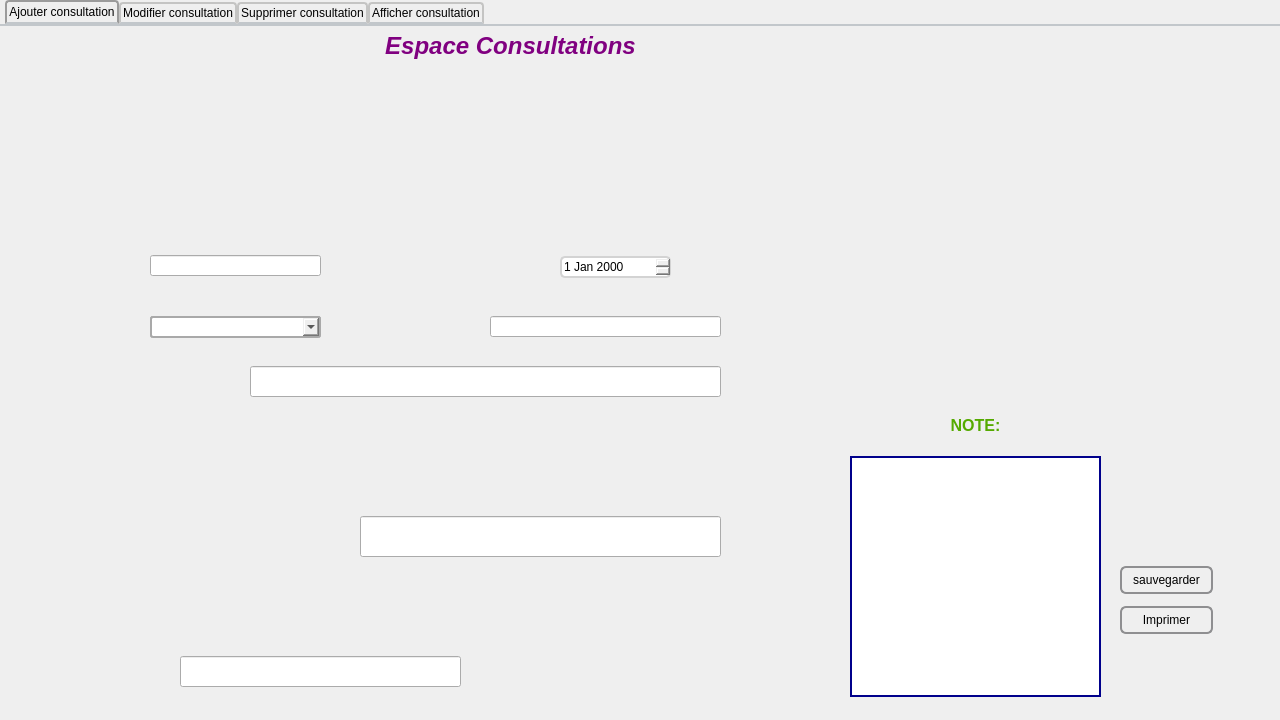
<?xml version="1.0" encoding="UTF-8"?>
<ui version="4.0">
 <class>Consultations</class>
 <widget class="QDialog" name="Consultations">
  <property name="geometry">
   <rect>
    <x>0</x>
    <y>0</y>
    <width>1280</width>
    <height>720</height>
   </rect>
  </property>
  <property name="minimumSize">
   <size>
    <width>1280</width>
    <height>720</height>
   </size>
  </property>
  <property name="maximumSize">
   <size>
    <width>1280</width>
    <height>720</height>
   </size>
  </property>
  <property name="baseSize">
   <size>
    <width>1280</width>
    <height>720</height>
   </size>
  </property>
  <property name="windowTitle">
   <string>MED++</string>
  </property>
  <widget class="QTabWidget" name="tabWidget">
   <property name="geometry">
    <rect>
     <x>0</x>
     <y>0</y>
     <width>1281</width>
     <height>721</height>
    </rect>
   </property>
   <property name="maximumSize">
    <size>
     <width>16777215</width>
     <height>16777215</height>
    </size>
   </property>
   <property name="styleSheet">
    <string notr="true">QTabWidget::pane { /* The tab widget frame */
    border-top: 2px solid #C2C7CB;
}

QTabWidget::tab-bar {
    left: 5px; /* move to the right by 5px */
}

/* Style the tab using the tab sub-control. Note that
    it reads QTabBar _not_ QTabWidget */
QTabBar::tab {
    background: qlineargradient(x1: 0, y1: 0, x2: 0, y2: 1,
                                stop: 0 #E1E1E1, stop: 0.4 #DDDDDD,
                                stop: 0.5 #D8D8D8, stop: 1.0 #D3D3D3);
    border: 2px solid #C4C4C3;
    border-bottom-color: #C2C7CB; /* same as the pane color */
    border-top-left-radius: 4px;
    border-top-right-radius: 4px;
    min-width: 8ex;
    padding: 2px;
}

QTabBar::tab:selected, QTabBar::tab:hover {
    background: qlineargradient(x1: 0, y1: 0, x2: 0, y2: 1,
                                stop: 0 #fafafa, stop: 0.4 #f4f4f4,
                                stop: 0.5 #e7e7e7, stop: 1.0 #fafafa);
}

QTabBar::tab:selected {
    border-color: #9B9B9B;
    border-bottom-color: #C2C7CB; /* same as pane color */
}

QTabBar::tab:!selected {
    margin-top: 2px; /* make non-selected tabs look smaller */
}</string>
   </property>
   <property name="currentIndex">
    <number>0</number>
   </property>
   <widget class="QWidget" name="tab">
    <attribute name="title">
     <string>Ajouter consultation</string>
    </attribute>
    <widget class="QWidget" name="widget" native="true">
     <property name="geometry">
      <rect>
       <x>0</x>
       <y>0</y>
       <width>1281</width>
       <height>701</height>
      </rect>
     </property>
     <property name="styleSheet">
      <string notr="true">QWidget#widget
{
	background-image: url(:/Ajouter Consultation.png);
}</string>
     </property>
     <widget class="QLineEdit" name="line_reff">
      <property name="geometry">
       <rect>
        <x>150</x>
        <y>229</y>
        <width>171</width>
        <height>21</height>
       </rect>
      </property>
      <property name="styleSheet">
       <string notr="true">QLineEdit:read-only {
background: lightblue;
}</string>
      </property>
     </widget>
     <widget class="QLineEdit" name="line_pat">
      <property name="geometry">
       <rect>
        <x>150</x>
        <y>290</y>
        <width>171</width>
        <height>21</height>
       </rect>
      </property>
     </widget>
     <widget class="QLineEdit" name="line_sym">
      <property name="geometry">
       <rect>
        <x>490</x>
        <y>290</y>
        <width>231</width>
        <height>21</height>
       </rect>
      </property>
      <property name="styleSheet">
       <string notr="true">QLineEdit:read-only {
background: lightblue;
}</string>
      </property>
     </widget>
     <widget class="QLineEdit" name="line_exa">
      <property name="geometry">
       <rect>
        <x>250</x>
        <y>340</y>
        <width>471</width>
        <height>31</height>
       </rect>
      </property>
      <property name="styleSheet">
       <string notr="true">QLineEdit:read-only {
background: lightblue;
}</string>
      </property>
      <property name="alignment">
       <set>Qt::AlignLeading|Qt::AlignLeft|Qt::AlignTop</set>
      </property>
     </widget>
     <widget class="QLineEdit" name="line_res">
      <property name="geometry">
       <rect>
        <x>360</x>
        <y>490</y>
        <width>361</width>
        <height>41</height>
       </rect>
      </property>
      <property name="styleSheet">
       <string notr="true">QLineEdit:read-only {
background: lightblue;
}</string>
      </property>
      <property name="alignment">
       <set>Qt::AlignLeading|Qt::AlignLeft|Qt::AlignTop</set>
      </property>
     </widget>
     <widget class="QLineEdit" name="line_dia">
      <property name="geometry">
       <rect>
        <x>180</x>
        <y>630</y>
        <width>281</width>
        <height>31</height>
       </rect>
      </property>
      <property name="styleSheet">
       <string notr="true">QLineEdit:read-only {
background: lightblue;
}</string>
      </property>
     </widget>
     <widget class="QWidget" name="widget_5" native="true">
      <property name="geometry">
       <rect>
        <x>1150</x>
        <y>80</y>
        <width>120</width>
        <height>41</height>
       </rect>
      </property>
      <widget class="QPushButton" name="pushButton">
       <property name="geometry">
        <rect>
         <x>0</x>
         <y>0</y>
         <width>121</width>
         <height>41</height>
        </rect>
       </property>
       <property name="styleSheet">
        <string notr="true">QPushButton{
border-style:solid;

background-color:#AARRGGBB ;
color:#fff;
border-radius:7px;
}

</string>
       </property>
       <property name="text">
        <string/>
       </property>
      </widget>
     </widget>
     <widget class="QWidget" name="widget_6" native="true">
      <property name="geometry">
       <rect>
        <x>1140</x>
        <y>410</y>
        <width>120</width>
        <height>41</height>
       </rect>
      </property>
      <widget class="QPushButton" name="Ajouter">
       <property name="geometry">
        <rect>
         <x>0</x>
         <y>0</y>
         <width>121</width>
         <height>41</height>
        </rect>
       </property>
       <property name="styleSheet">
        <string notr="true">QPushButton{
border-style:solid;

background-color:#AARRGGBB ;
color:#fff;
border-radius:7px;
}


QPushButton:pressed {
    background-color: qlineargradient(x1: 0, y1: 0, x2: 0, y2: 1,
                                      stop: 0 #dadbde, stop: 1 #f6f7fa);
}

</string>
       </property>
       <property name="text">
        <string/>
       </property>
       <property name="icon">
        <iconset resource="reosurces.qrc">
         <normaloff>:/icon.png</normaloff>:/icon.png</iconset>
       </property>
      </widget>
     </widget>
     <widget class="QDateEdit" name="dateEdit">
      <property name="geometry">
       <rect>
        <x>560</x>
        <y>230</y>
        <width>111</width>
        <height>22</height>
       </rect>
      </property>
      <property name="styleSheet">
       <string notr="true">
QDateEdit::drop-down {
	subcontrol-origin: padding;
	subcontrol-position: top right;
	width: 15px;
 
	border-left-width: 1px;
	border-left-color: darkgray;
	border-left-style: solid;
	border-top-right-radius: 3px;
	border-bottom-right-radius: 3px;
}
QDateEdit {
	border: 2px solid lightgray;
	border-radius: 5px;
}


</string>
      </property>
     </widget>
     <widget class="QTextEdit" name="textEdit1">
      <property name="geometry">
       <rect>
        <x>850</x>
        <y>430</y>
        <width>251</width>
        <height>241</height>
       </rect>
      </property>
      <property name="styleSheet">
       <string notr="true">border-width:2px;
border-style:solid;
border-color:darkblue;</string>
      </property>
     </widget>
     <widget class="QPushButton" name="imprimer">
      <property name="geometry">
       <rect>
        <x>1120</x>
        <y>580</y>
        <width>93</width>
        <height>28</height>
       </rect>
      </property>
      <property name="styleSheet">
       <string notr="true">QPushButton {
    border: 2px solid #8f8f91;
    border-radius: 6px;
    background-color: qlineargradient(x1: 0, y1: 0, x2: 0, y2: 1,
                                      stop: 0 #f6f7fa, stop: 1 #dadbde);
    min-width: 80px;
}
QPushButton:pressed {
    background-color: qlineargradient(x1: 0, y1: 0, x2: 0, y2: 1,
                                      stop: 0 #dadbde, stop: 1 #f6f7fa);
}

QPushButton:flat {
    border: none; /* no border for a flat push button */
}

QPushButton:default {
    border-color: navy; /* make the default button prominent */
}
QPushButton:open { /* when the button has its menu open */
    background-color: qlineargradient(x1: 0, y1: 0, x2: 0, y2: 1,
                                      stop: 0 #dadbde, stop: 1 #f6f7fa);
}

QPushButton::menu-indicator {
    image: url(menu_indicator.png);
    subcontrol-origin: padding;
    subcontrol-position: bottom right;
}

QPushButton::menu-indicator:pressed, QPushButton::menu-indicator:open {
    position: relative;
    top: 2px; left: 2px; /* shift the arrow by 2 px */
}</string>
      </property>
      <property name="text">
       <string>Imprimer</string>
      </property>
     </widget>
     <widget class="QComboBox" name="comboBox_2">
      <property name="geometry">
       <rect>
        <x>150</x>
        <y>290</y>
        <width>171</width>
        <height>22</height>
       </rect>
      </property>
      <property name="styleSheet">
       <string notr="true">border-width:2px;
border-style:solid;
border-color:darkblue;

border-radius: 3px;
padding: 1px 18px 1px 3px;
min-width: 6em;

background: qlineargradient(x1: 0, y1: 0, x2: 0, y2: 1,
                       stop: 0 #D3D3D3, stop: 0.4 #D8D8D8,
                       stop: 0.5 #DDDDDD, stop: 1.0 #E1E1E1);


padding-top: 3px;
padding-left: 4px;

subcontrol-origin: padding;
subcontrol-position: top right;
width: 15px;

border-left-width: 1px;
border-left-color: darkgray;
border-left-style: solid; 
border-top-right-radius: 3px; 
border-bottom-right-radius: 3px;

top: 1px;
left: 1px;

border: 2px solid darkgray;
selection-background-color: lightgray;</string>
      </property>
     </widget>
     <widget class="QPushButton" name="sauvegarder">
      <property name="geometry">
       <rect>
        <x>1120</x>
        <y>540</y>
        <width>93</width>
        <height>28</height>
       </rect>
      </property>
      <property name="styleSheet">
       <string notr="true">QPushButton {
    border: 2px solid #8f8f91;
    border-radius: 6px;
    background-color: qlineargradient(x1: 0, y1: 0, x2: 0, y2: 1,
                                      stop: 0 #f6f7fa, stop: 1 #dadbde);
    min-width: 80px;
}
QPushButton:pressed {
    background-color: qlineargradient(x1: 0, y1: 0, x2: 0, y2: 1,
                                      stop: 0 #dadbde, stop: 1 #f6f7fa);
}

QPushButton:flat {
    border: none; /* no border for a flat push button */
}

QPushButton:default {
    border-color: navy; /* make the default button prominent */
}
QPushButton:open { /* when the button has its menu open */
    background-color: qlineargradient(x1: 0, y1: 0, x2: 0, y2: 1,
                                      stop: 0 #dadbde, stop: 1 #f6f7fa);
}

QPushButton::menu-indicator {
    image: url(menu_indicator.png);
    subcontrol-origin: padding;
    subcontrol-position: bottom right;
}

QPushButton::menu-indicator:pressed, QPushButton::menu-indicator:open {
    position: relative;
    top: 2px; left: 2px; /* shift the arrow by 2 px */
}</string>
      </property>
      <property name="text">
       <string>sauvegarder</string>
      </property>
     </widget>
     <widget class="QLabel" name="label_4">
      <property name="geometry">
       <rect>
        <x>930</x>
        <y>390</y>
        <width>91</width>
        <height>20</height>
       </rect>
      </property>
      <property name="text">
       <string>&lt;html&gt;&lt;head/&gt;&lt;body&gt;&lt;p align=&quot;center&quot;&gt;&lt;span style=&quot; font-size:12pt; font-weight:600; color:#55aa00;&quot;&gt;NOTE:&lt;/span&gt;&lt;/p&gt;&lt;/body&gt;&lt;/html&gt;</string>
      </property>
     </widget>
     <widget class="QLabel" name="label_3">
      <property name="geometry">
       <rect>
        <x>340</x>
        <y>0</y>
        <width>341</width>
        <height>41</height>
       </rect>
      </property>
      <property name="text">
       <string>&lt;html&gt;&lt;head/&gt;&lt;body&gt;&lt;p align=&quot;center&quot;&gt;&lt;span style=&quot; font-size:xx-large; font-weight:600; font-style:italic; color:#800080;&quot;&gt;Espace Consultations&lt;/span&gt;&lt;/p&gt;&lt;/body&gt;&lt;/html&gt;</string>
      </property>
     </widget>
    </widget>
   </widget>
   <widget class="QWidget" name="tab_2">
    <attribute name="title">
     <string>Modifier consultation</string>
    </attribute>
    <widget class="QWidget" name="widget_2" native="true">
     <property name="geometry">
      <rect>
       <x>0</x>
       <y>0</y>
       <width>1281</width>
       <height>701</height>
      </rect>
     </property>
     <property name="styleSheet">
      <string notr="true">QWidget#widget_2
{
	background-image: url(:/ModifierConsultation.png);
}</string>
     </property>
     <widget class="QLineEdit" name="idd">
      <property name="geometry">
       <rect>
        <x>150</x>
        <y>280</y>
        <width>171</width>
        <height>31</height>
       </rect>
      </property>
      <property name="styleSheet">
       <string notr="true">QLineEdit:read-only {
background: lightblue;
}

</string>
      </property>
     </widget>
     <widget class="QLineEdit" name="res_exam">
      <property name="geometry">
       <rect>
        <x>360</x>
        <y>490</y>
        <width>361</width>
        <height>61</height>
       </rect>
      </property>
      <property name="styleSheet">
       <string notr="true">QLineEdit:read-only {
background: lightblue;
}</string>
      </property>
      <property name="alignment">
       <set>Qt::AlignLeading|Qt::AlignLeft|Qt::AlignTop</set>
      </property>
     </widget>
     <widget class="QLineEdit" name="symp">
      <property name="geometry">
       <rect>
        <x>490</x>
        <y>280</y>
        <width>231</width>
        <height>31</height>
       </rect>
      </property>
      <property name="styleSheet">
       <string notr="true">QLineEdit:read-only {
background: lightblue;
}</string>
      </property>
     </widget>
     <widget class="QLineEdit" name="diag">
      <property name="geometry">
       <rect>
        <x>180</x>
        <y>630</y>
        <width>241</width>
        <height>31</height>
       </rect>
      </property>
      <property name="styleSheet">
       <string notr="true">QLineEdit:read-only {
background: lightblue;
}</string>
      </property>
     </widget>
     <widget class="QLineEdit" name="reff_const">
      <property name="geometry">
       <rect>
        <x>150</x>
        <y>229</y>
        <width>171</width>
        <height>21</height>
       </rect>
      </property>
     </widget>
     <widget class="QLineEdit" name="exam">
      <property name="geometry">
       <rect>
        <x>230</x>
        <y>340</y>
        <width>361</width>
        <height>41</height>
       </rect>
      </property>
      <property name="styleSheet">
       <string notr="true">QLineEdit:read-only {
background: lightblue;
}</string>
      </property>
      <property name="alignment">
       <set>Qt::AlignLeading|Qt::AlignLeft|Qt::AlignTop</set>
      </property>
     </widget>
     <widget class="QPushButton" name="pushButton_3">
      <property name="geometry">
       <rect>
        <x>1160</x>
        <y>80</y>
        <width>111</width>
        <height>41</height>
       </rect>
      </property>
      <property name="styleSheet">
       <string notr="true">QPushButton{
border-style:solid;

background-color:#AARRGGBB ;
color:#fff;
border-radius:7px;
}

</string>
      </property>
      <property name="text">
       <string/>
      </property>
     </widget>
     <widget class="QPushButton" name="modifier_consultation">
      <property name="geometry">
       <rect>
        <x>1140</x>
        <y>410</y>
        <width>121</width>
        <height>41</height>
       </rect>
      </property>
      <property name="styleSheet">
       <string notr="true">QPushButton{
border-style:solid;

background-color:#AARRGGBB ;
color:#fff;
border-radius:7px;
}

</string>
      </property>
      <property name="text">
       <string/>
      </property>
     </widget>
     <widget class="QDateEdit" name="dateEdit_2">
      <property name="geometry">
       <rect>
        <x>569</x>
        <y>230</y>
        <width>151</width>
        <height>31</height>
       </rect>
      </property>
      <property name="styleSheet">
       <string notr="true">
QDateEdit::drop-down {
	subcontrol-origin: padding;
	subcontrol-position: top right;
	width: 15px;
 
	border-left-width: 1px;
	border-left-color: darkgray;
	border-left-style: solid;
	border-top-right-radius: 3px;
	border-bottom-right-radius: 3px;
}
QDateEdit {
	border: 2px solid lightgray;
	border-radius: 5px;
}


</string>
      </property>
     </widget>
     <widget class="QComboBox" name="comboBox_3">
      <property name="geometry">
       <rect>
        <x>150</x>
        <y>230</y>
        <width>171</width>
        <height>22</height>
       </rect>
      </property>
      <property name="styleSheet">
       <string notr="true">border-width:2px;
border-style:solid;
border-color:darkblue;

border-radius: 3px;
padding: 1px 18px 1px 3px;
min-width: 6em;

background: qlineargradient(x1: 0, y1: 0, x2: 0, y2: 1,
                       stop: 0 #D3D3D3, stop: 0.4 #D8D8D8,
                       stop: 0.5 #DDDDDD, stop: 1.0 #E1E1E1);


padding-top: 3px;
padding-left: 4px;

subcontrol-origin: padding;
subcontrol-position: top right;
width: 15px;

border-left-width: 1px;
border-left-color: darkgray;
border-left-style: solid; 
border-top-right-radius: 3px; 
border-bottom-right-radius: 3px;

top: 1px;
left: 1px;

border: 2px solid darkgray;
selection-background-color: lightgray;

</string>
      </property>
     </widget>
     <widget class="QLabel" name="lc1">
      <property name="geometry">
       <rect>
        <x>350</x>
        <y>0</y>
        <width>291</width>
        <height>41</height>
       </rect>
      </property>
      <property name="text">
       <string>&lt;html&gt;&lt;head/&gt;&lt;body&gt;&lt;p&gt;&lt;span style=&quot; font-size:xx-large; font-weight:600; font-style:italic; color:#800080;&quot;&gt;Espace Consultations&lt;/span&gt;&lt;/p&gt;&lt;/body&gt;&lt;/html&gt;</string>
      </property>
     </widget>
    </widget>
   </widget>
   <widget class="QWidget" name="tab_3">
    <attribute name="title">
     <string>Supprimer consultation</string>
    </attribute>
    <widget class="QWidget" name="widget_3" native="true">
     <property name="geometry">
      <rect>
       <x>0</x>
       <y>0</y>
       <width>1281</width>
       <height>691</height>
      </rect>
     </property>
     <property name="styleSheet">
      <string notr="true">QWidget#widget_3
{
	background-image: url(:/SuppConst.png);
}</string>
     </property>
     <widget class="QLineEdit" name="reff">
      <property name="geometry">
       <rect>
        <x>340</x>
        <y>350</y>
        <width>251</width>
        <height>31</height>
       </rect>
      </property>
      <property name="styleSheet">
       <string notr="true">QLineEdit:read-only {
background: lightblue;
}</string>
      </property>
      <property name="clearButtonEnabled">
       <bool>true</bool>
      </property>
     </widget>
     <widget class="QPushButton" name="pushButton_5">
      <property name="geometry">
       <rect>
        <x>1150</x>
        <y>80</y>
        <width>111</width>
        <height>41</height>
       </rect>
      </property>
      <property name="styleSheet">
       <string notr="true">QPushButton{
border-style:solid;

background-color:#AARRGGBB ;
color:#fff;
border-radius:7px;
}

</string>
      </property>
      <property name="text">
       <string/>
      </property>
     </widget>
     <widget class="QPushButton" name="supprimer_consultation">
      <property name="geometry">
       <rect>
        <x>1120</x>
        <y>640</y>
        <width>121</width>
        <height>41</height>
       </rect>
      </property>
      <property name="styleSheet">
       <string notr="true">QPushButton{
border-style:solid;

background-color:#AARRGGBB ;
color:#fff;
border-radius:7px;
}

</string>
      </property>
      <property name="text">
       <string/>
      </property>
     </widget>
     <widget class="QLabel" name="lc_2">
      <property name="geometry">
       <rect>
        <x>300</x>
        <y>0</y>
        <width>291</width>
        <height>41</height>
       </rect>
      </property>
      <property name="text">
       <string>&lt;html&gt;&lt;head/&gt;&lt;body&gt;&lt;p&gt;&lt;span style=&quot; font-size:xx-large; font-weight:600; font-style:italic; color:#800080;&quot;&gt;Espace Consultations&lt;/span&gt;&lt;/p&gt;&lt;/body&gt;&lt;/html&gt;</string>
      </property>
     </widget>
    </widget>
   </widget>
   <widget class="QWidget" name="tab_4">
    <attribute name="title">
     <string>Afficher consultation</string>
    </attribute>
    <widget class="QWidget" name="widget_4" native="true">
     <property name="geometry">
      <rect>
       <x>-20</x>
       <y>0</y>
       <width>1281</width>
       <height>691</height>
      </rect>
     </property>
     <property name="styleSheet">
      <string notr="true">QWidget#widget_4 
{
	background-image: url(:/AfficherCnst.png);
}</string>
     </property>
     <widget class="QTableView" name="TabConsultation">
      <property name="geometry">
       <rect>
        <x>90</x>
        <y>240</y>
        <width>981</width>
        <height>291</height>
       </rect>
      </property>
      <property name="styleSheet">
       <string notr="true">QTableView QTableCornerButton::section {
    background: red;
    border: 2px outset red;
}
QTableView {
    selection-background-color: qlineargradient(x1: 0, y1: 0, x2: 0.5, y2: 0.5,
                                stop: 0 #FF92BB, stop: 1 gray);
}
 QScrollBar:vertical {
     border: 2px solid grey;
     background: #32CC99;
     width: 15px;
     margin: 22px 0 22px 0;
 }
 QScrollBar::handle:vertical {
     background: white;
     min-height: 20px;
 }
 QScrollBar::add-line:vertical {
     border: 2px solid grey;
     background: #32CC99;
     height: 20px;
     subcontrol-position: bottom;
     subcontrol-origin: margin;
 }

 QScrollBar::sub-line:vertical {
     border: 2px solid grey;
     background: #32CC99;
     height: 20px;
     subcontrol-position: top;
     subcontrol-origin: margin;
 }
 QScrollBar::up-arrow:vertical, QScrollBar::down-arrow:vertical {
     border: 2px solid grey;
     width: 3px;
     height: 3px;
     background: white;
 }

 QScrollBar::add-page:vertical, QScrollBar::sub-page:vertical {
     background: none;
 }

</string>
      </property>
     </widget>
     <widget class="QPushButton" name="pushButton_7">
      <property name="geometry">
       <rect>
        <x>1150</x>
        <y>80</y>
        <width>111</width>
        <height>41</height>
       </rect>
      </property>
      <property name="styleSheet">
       <string notr="true">QPushButton{
border-style:solid;

background-color:#AARRGGBB ;
color:#fff;
border-radius:7px;
}

</string>
      </property>
      <property name="text">
       <string/>
      </property>
     </widget>
     <widget class="QLabel" name="label_2">
      <property name="geometry">
       <rect>
        <x>30</x>
        <y>200</y>
        <width>81</width>
        <height>21</height>
       </rect>
      </property>
      <property name="font">
       <font>
        <family>Agency FB</family>
        <pointsize>16</pointsize>
       </font>
      </property>
      <property name="text">
       <string>Trier Par : </string>
      </property>
     </widget>
     <widget class="QRadioButton" name="tri_date">
      <property name="geometry">
       <rect>
        <x>230</x>
        <y>200</y>
        <width>95</width>
        <height>20</height>
       </rect>
      </property>
      <property name="styleSheet">
       <string notr="true">QRadioButton::indicator {
    width: 13px;
    height: 13px;
}





</string>
      </property>
      <property name="text">
       <string>Date</string>
      </property>
     </widget>
     <widget class="QRadioButton" name="tri_reff">
      <property name="geometry">
       <rect>
        <x>350</x>
        <y>200</y>
        <width>95</width>
        <height>20</height>
       </rect>
      </property>
      <property name="styleSheet">
       <string notr="true">QRadioButton::indicator {
    width: 13px;
    height: 13px;
}</string>
      </property>
      <property name="text">
       <string>référence</string>
      </property>
     </widget>
     <widget class="QRadioButton" name="tri_id">
      <property name="geometry">
       <rect>
        <x>480</x>
        <y>200</y>
        <width>95</width>
        <height>20</height>
       </rect>
      </property>
      <property name="styleSheet">
       <string notr="true">QRadioButton::indicator {
    width: 13px;
    height: 13px;
}</string>
      </property>
      <property name="text">
       <string>identifiant</string>
      </property>
     </widget>
     <widget class="QLabel" name="lc_3">
      <property name="geometry">
       <rect>
        <x>320</x>
        <y>0</y>
        <width>391</width>
        <height>41</height>
       </rect>
      </property>
      <property name="text">
       <string>&lt;html&gt;&lt;head/&gt;&lt;body&gt;&lt;h1 align=&quot;center&quot; style=&quot; margin-top:18px; margin-bottom:12px; margin-left:0px; margin-right:0px; -qt-block-indent:0; text-indent:0px;&quot;&gt;&lt;span style=&quot; font-size:xx-large; font-weight:600; font-style:italic; color:#800080;&quot;&gt;Espace Consultations&lt;/span&gt;&lt;/h1&gt;&lt;/body&gt;&lt;/html&gt;</string>
      </property>
     </widget>
     <widget class="QPushButton" name="rechercher">
      <property name="geometry">
       <rect>
        <x>1050</x>
        <y>190</y>
        <width>93</width>
        <height>28</height>
       </rect>
      </property>
      <property name="styleSheet">
       <string notr="true">QPushButton {
    border: 2px solid #8f8f91;
    border-radius: 6px;
    background-color: qlineargradient(x1: 0, y1: 0, x2: 0, y2: 1,
                                      stop: 0 #f6f7fa, stop: 1 #dadbde);
    min-width: 80px;
}
QPushButton:pressed {
    background-color: qlineargradient(x1: 0, y1: 0, x2: 0, y2: 1,
                                      stop: 0 #dadbde, stop: 1 #f6f7fa);
}

QPushButton:flat {
    border: none; /* no border for a flat push button */
}

QPushButton:default {
    border-color: navy; /* make the default button prominent */
}
QPushButton:open { /* when the button has its menu open */
    background-color: qlineargradient(x1: 0, y1: 0, x2: 0, y2: 1,
                                      stop: 0 #dadbde, stop: 1 #f6f7fa);
}

QPushButton::menu-indicator {
    image: url(menu_indicator.png);
    subcontrol-origin: padding;
    subcontrol-position: bottom right;
}

QPushButton::menu-indicator:pressed, QPushButton::menu-indicator:open {
    position: relative;
    top: 2px; left: 2px; /* shift the arrow by 2 px */
}</string>
      </property>
      <property name="text">
       <string>rechercher</string>
      </property>
     </widget>
     <widget class="QLineEdit" name="reff_consultation">
      <property name="geometry">
       <rect>
        <x>916</x>
        <y>190</y>
        <width>113</width>
        <height>22</height>
       </rect>
      </property>
      <property name="styleSheet">
       <string notr="true">QLineEdit:read-only {
background: lightblue;
}</string>
      </property>
      <property name="text">
       <string/>
      </property>
     </widget>
     <widget class="QLabel" name="label">
      <property name="geometry">
       <rect>
        <x>740</x>
        <y>190</y>
        <width>131</width>
        <height>20</height>
       </rect>
      </property>
      <property name="text">
       <string>Reff_consultation :</string>
      </property>
     </widget>
    </widget>
   </widget>
  </widget>
 </widget>
 <resources>
  <include location="reosurces.qrc"/>
 </resources>
 <connections/>
</ui>
